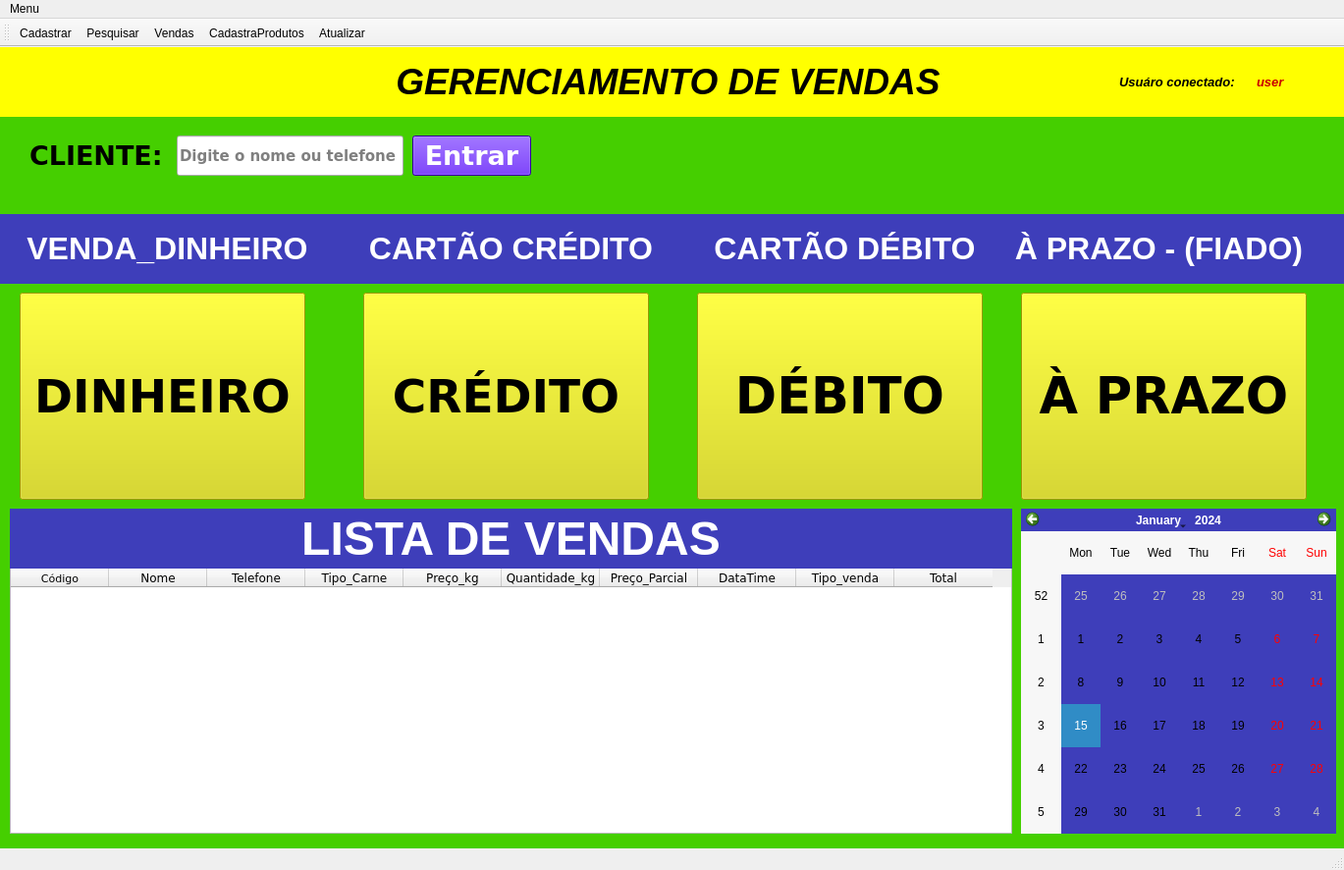
<?xml version="1.0" encoding="UTF-8"?>
<ui version="4.0">
 <class>MainWindow</class>
 <widget class="QMainWindow" name="MainWindow">
  <property name="geometry">
   <rect>
    <x>0</x>
    <y>0</y>
    <width>1369</width>
    <height>886</height>
   </rect>
  </property>
  <property name="windowTitle">
   <string>MainWindow</string>
  </property>
  <widget class="QWidget" name="centralwidget">
   <widget class="QLabel" name="label">
    <property name="geometry">
     <rect>
      <x>0</x>
      <y>40</y>
      <width>1371</width>
      <height>861</height>
     </rect>
    </property>
    <property name="font">
     <font>
      <family>Segoe UI</family>
      <pointsize>26</pointsize>
      <weight>50</weight>
      <italic>true</italic>
      <bold>false</bold>
     </font>
    </property>
    <property name="styleSheet">
     <string notr="true">background-color: rgb(69, 207, 0);</string>
    </property>
    <property name="text">
     <string/>
    </property>
   </widget>
   <widget class="QLabel" name="label_2">
    <property name="geometry">
     <rect>
      <x>0</x>
      <y>0</y>
      <width>1371</width>
      <height>71</height>
     </rect>
    </property>
    <property name="styleSheet">
     <string notr="true">background-color: rgb(255, 255, 0);
font: 75 26pt &quot;Verdana&quot;;
font: 75 8pt &quot;Verdana&quot;;</string>
    </property>
    <property name="text">
     <string>&lt;html&gt;&lt;head/&gt;&lt;body&gt;&lt;p align=&quot;center&quot;&gt;&lt;span style=&quot; font-size:28pt; font-weight:600; font-style:italic;&quot;&gt; GERENCIAMENTO DE VENDAS &lt;/span&gt;&lt;/p&gt;&lt;/body&gt;&lt;/html&gt;</string>
    </property>
   </widget>
   <widget class="QLabel" name="label_3">
    <property name="geometry">
     <rect>
      <x>-10</x>
      <y>170</y>
      <width>1381</width>
      <height>71</height>
     </rect>
    </property>
    <property name="styleSheet">
     <string notr="true">background-color: rgb(62, 62, 186);
font: 75 italic 26pt &quot;Segoe UI&quot;;
</string>
    </property>
    <property name="text">
     <string>&lt;html&gt;&lt;head/&gt;&lt;body&gt;&lt;p align=&quot;center&quot;&gt;&lt;br/&gt;&lt;/p&gt;&lt;/body&gt;&lt;/html&gt;</string>
    </property>
   </widget>
   <widget class="QLabel" name="label_4">
    <property name="geometry">
     <rect>
      <x>710</x>
      <y>170</y>
      <width>301</width>
      <height>71</height>
     </rect>
    </property>
    <property name="styleSheet">
     <string notr="true">font: 75 italic 26pt &quot;Segoe UI&quot;;
color: rgb(255, 255, 255);
</string>
    </property>
    <property name="text">
     <string>&lt;html&gt;&lt;head/&gt;&lt;body&gt;&lt;p align=&quot;center&quot;&gt;&lt;span style=&quot; font-size:24pt; font-weight:600;&quot;&gt;CARTÃO DÉBITO&lt;/span&gt;&lt;/p&gt;&lt;/body&gt;&lt;/html&gt;</string>
    </property>
   </widget>
   <widget class="QLabel" name="label_5">
    <property name="geometry">
     <rect>
      <x>1020</x>
      <y>170</y>
      <width>321</width>
      <height>71</height>
     </rect>
    </property>
    <property name="styleSheet">
     <string notr="true">font: 75 italic 26pt &quot;Segoe UI&quot;;
color: rgb(255, 255, 255);
</string>
    </property>
    <property name="text">
     <string>&lt;html&gt;&lt;head/&gt;&lt;body&gt;&lt;p align=&quot;center&quot;&gt;&lt;span style=&quot; font-size:24pt; font-weight:600;&quot;&gt;À PRAZO - (FIADO)&lt;/span&gt;&lt;/p&gt;&lt;/body&gt;&lt;/html&gt;</string>
    </property>
   </widget>
   <widget class="QPushButton" name="btncredito">
    <property name="geometry">
     <rect>
      <x>370</x>
      <y>250</y>
      <width>291</width>
      <height>211</height>
     </rect>
    </property>
    <property name="font">
     <font>
      <family>Verdana</family>
      <pointsize>35</pointsize>
      <weight>75</weight>
      <italic>false</italic>
      <bold>true</bold>
     </font>
    </property>
    <property name="styleSheet">
     <string notr="true">background-color: rgb(216, 216, 0);

</string>
    </property>
    <property name="text">
     <string>CRÉDITO</string>
    </property>
   </widget>
   <widget class="QPushButton" name="btndebito">
    <property name="geometry">
     <rect>
      <x>710</x>
      <y>250</y>
      <width>291</width>
      <height>211</height>
     </rect>
    </property>
    <property name="font">
     <font>
      <family>Verdana</family>
      <pointsize>38</pointsize>
      <weight>75</weight>
      <italic>false</italic>
      <bold>true</bold>
     </font>
    </property>
    <property name="styleSheet">
     <string notr="true">background-color: rgb(216, 216, 0);
</string>
    </property>
    <property name="text">
     <string>DÉBITO</string>
    </property>
   </widget>
   <widget class="QPushButton" name="btnfiado">
    <property name="geometry">
     <rect>
      <x>1040</x>
      <y>250</y>
      <width>291</width>
      <height>211</height>
     </rect>
    </property>
    <property name="font">
     <font>
      <family>Verdana</family>
      <pointsize>38</pointsize>
      <weight>75</weight>
      <italic>false</italic>
      <bold>true</bold>
     </font>
    </property>
    <property name="styleSheet">
     <string notr="true">background-color: rgb(216, 216, 0);


</string>
    </property>
    <property name="text">
     <string>À PRAZO</string>
    </property>
   </widget>
   <widget class="QTableWidget" name="tabelavendas">
    <property name="geometry">
     <rect>
      <x>10</x>
      <y>530</y>
      <width>1021</width>
      <height>271</height>
     </rect>
    </property>
    <property name="styleSheet">
     <string notr="true">font: 75 8pt &quot;Verdana&quot;;</string>
    </property>
    <column>
     <property name="text">
      <string>Código</string>
     </property>
     <property name="font">
      <font>
       <family>Verdana</family>
       <pointsize>8</pointsize>
       <weight>50</weight>
       <bold>false</bold>
      </font>
     </property>
    </column>
    <column>
     <property name="text">
      <string>Nome</string>
     </property>
     <property name="font">
      <font>
       <family>Verdana</family>
       <pointsize>9</pointsize>
       <weight>50</weight>
       <bold>false</bold>
      </font>
     </property>
    </column>
    <column>
     <property name="text">
      <string>Telefone</string>
     </property>
     <property name="font">
      <font>
       <family>Verdana</family>
       <pointsize>9</pointsize>
       <weight>50</weight>
       <bold>false</bold>
      </font>
     </property>
    </column>
    <column>
     <property name="text">
      <string>Tipo_Carne</string>
     </property>
     <property name="font">
      <font>
       <family>Verdana</family>
       <pointsize>9</pointsize>
       <weight>50</weight>
       <bold>false</bold>
      </font>
     </property>
    </column>
    <column>
     <property name="text">
      <string>Preço_kg</string>
     </property>
     <property name="font">
      <font>
       <family>Verdana</family>
       <pointsize>9</pointsize>
       <weight>50</weight>
       <bold>false</bold>
      </font>
     </property>
    </column>
    <column>
     <property name="text">
      <string>Quantidade_kg</string>
     </property>
     <property name="font">
      <font>
       <family>Verdana</family>
       <weight>50</weight>
       <bold>false</bold>
      </font>
     </property>
    </column>
    <column>
     <property name="text">
      <string>Preço_Parcial</string>
     </property>
     <property name="font">
      <font>
       <family>Verdana</family>
       <pointsize>9</pointsize>
       <weight>50</weight>
       <bold>false</bold>
      </font>
     </property>
    </column>
    <column>
     <property name="text">
      <string>DataTime</string>
     </property>
     <property name="font">
      <font>
       <family>Verdana</family>
       <pointsize>9</pointsize>
       <weight>50</weight>
       <bold>false</bold>
      </font>
     </property>
    </column>
    <column>
     <property name="text">
      <string>Tipo_venda</string>
     </property>
     <property name="font">
      <font>
       <family>Verdana</family>
       <pointsize>9</pointsize>
       <weight>50</weight>
       <bold>false</bold>
      </font>
     </property>
    </column>
    <column>
     <property name="text">
      <string>Total</string>
     </property>
     <property name="font">
      <font>
       <family>Verdana</family>
       <weight>50</weight>
       <bold>false</bold>
      </font>
     </property>
    </column>
   </widget>
   <widget class="QLabel" name="userconnect">
    <property name="geometry">
     <rect>
      <x>1140</x>
      <y>20</y>
      <width>151</width>
      <height>31</height>
     </rect>
    </property>
    <property name="font">
     <font>
      <pointsize>10</pointsize>
      <weight>75</weight>
      <italic>true</italic>
      <bold>true</bold>
     </font>
    </property>
    <property name="text">
     <string>Usuáro conectado: </string>
    </property>
   </widget>
   <widget class="QLabel" name="userconnect1">
    <property name="geometry">
     <rect>
      <x>1280</x>
      <y>20</y>
      <width>61</width>
      <height>31</height>
     </rect>
    </property>
    <property name="font">
     <font>
      <pointsize>10</pointsize>
      <weight>75</weight>
      <italic>true</italic>
      <bold>true</bold>
     </font>
    </property>
    <property name="styleSheet">
     <string notr="true">color: rgb(202, 0, 0);</string>
    </property>
    <property name="text">
     <string>user</string>
    </property>
   </widget>
   <widget class="QLabel" name="label_6">
    <property name="geometry">
     <rect>
      <x>10</x>
      <y>470</y>
      <width>1021</width>
      <height>61</height>
     </rect>
    </property>
    <property name="styleSheet">
     <string notr="true">background-color: rgb(62, 62, 186);
color: rgb(255, 255, 255);</string>
    </property>
    <property name="text">
     <string>&lt;html&gt;&lt;head/&gt;&lt;body&gt;&lt;p align=&quot;center&quot;&gt;&lt;span style=&quot; font-size:36pt; font-weight:600;&quot;&gt;LISTA DE VENDAS&lt;/span&gt;&lt;/p&gt;&lt;/body&gt;&lt;/html&gt;</string>
    </property>
   </widget>
   <widget class="QCalendarWidget" name="calendarWidget">
    <property name="geometry">
     <rect>
      <x>1040</x>
      <y>470</y>
      <width>321</width>
      <height>331</height>
     </rect>
    </property>
    <property name="styleSheet">
     <string notr="true">background-color: rgb(62, 62, 186);</string>
    </property>
   </widget>
   <widget class="QLabel" name="label_7">
    <property name="geometry">
     <rect>
      <x>370</x>
      <y>170</y>
      <width>301</width>
      <height>71</height>
     </rect>
    </property>
    <property name="styleSheet">
     <string notr="true">font: 75 italic 26pt &quot;Segoe UI&quot;;
color: rgb(255, 255, 255);
</string>
    </property>
    <property name="text">
     <string>&lt;html&gt;&lt;head/&gt;&lt;body&gt;&lt;p align=&quot;center&quot;&gt;&lt;span style=&quot; font-size:24pt; font-weight:600;&quot;&gt;CARTÃO CRÉDITO&lt;/span&gt;&lt;/p&gt;&lt;/body&gt;&lt;/html&gt;</string>
    </property>
   </widget>
   <widget class="QPushButton" name="btndinheiro">
    <property name="geometry">
     <rect>
      <x>20</x>
      <y>250</y>
      <width>291</width>
      <height>211</height>
     </rect>
    </property>
    <property name="font">
     <font>
      <family>Verdana</family>
      <pointsize>35</pointsize>
      <weight>75</weight>
      <italic>false</italic>
      <bold>true</bold>
     </font>
    </property>
    <property name="styleSheet">
     <string notr="true">background-color: rgb(216, 216, 0);
</string>
    </property>
    <property name="text">
     <string>DINHEIRO</string>
    </property>
   </widget>
   <widget class="QLabel" name="label_8">
    <property name="geometry">
     <rect>
      <x>20</x>
      <y>170</y>
      <width>301</width>
      <height>71</height>
     </rect>
    </property>
    <property name="styleSheet">
     <string notr="true">font: 75 italic 26pt &quot;Segoe UI&quot;;
color: rgb(255, 255, 255);
</string>
    </property>
    <property name="text">
     <string>&lt;html&gt;&lt;head/&gt;&lt;body&gt;&lt;p align=&quot;center&quot;&gt;&lt;span style=&quot; font-size:24pt; font-weight:600;&quot;&gt;VENDA_DINHEIRO&lt;/span&gt;&lt;/p&gt;&lt;/body&gt;&lt;/html&gt;</string>
    </property>
   </widget>
   <widget class="QPushButton" name="pesquisar_cliente">
    <property name="geometry">
     <rect>
      <x>420</x>
      <y>90</y>
      <width>121</width>
      <height>41</height>
     </rect>
    </property>
    <property name="font">
     <font>
      <family>Verdana</family>
      <pointsize>20</pointsize>
      <weight>75</weight>
      <bold>true</bold>
     </font>
    </property>
    <property name="styleSheet">
     <string notr="true">background-color: rgb(73, 0, 221);
color: rgb(255, 255, 255);</string>
    </property>
    <property name="text">
     <string>Entrar</string>
    </property>
   </widget>
   <widget class="QLineEdit" name="pesquisarClienteLine">
    <property name="geometry">
     <rect>
      <x>180</x>
      <y>90</y>
      <width>231</width>
      <height>41</height>
     </rect>
    </property>
    <property name="font">
     <font>
      <family>Verdana</family>
      <pointsize>11</pointsize>
      <weight>75</weight>
      <bold>true</bold>
     </font>
    </property>
    <property name="placeholderText">
     <string>Digite o nome ou telefone</string>
    </property>
   </widget>
   <widget class="QLabel" name="cliente_pesq">
    <property name="geometry">
     <rect>
      <x>30</x>
      <y>90</y>
      <width>151</width>
      <height>41</height>
     </rect>
    </property>
    <property name="font">
     <font>
      <family>Verdana</family>
      <pointsize>20</pointsize>
      <weight>75</weight>
      <bold>true</bold>
     </font>
    </property>
    <property name="styleSheet">
     <string notr="true"/>
    </property>
    <property name="text">
     <string>CLIENTE:</string>
    </property>
   </widget>
  </widget>
  <widget class="QMenuBar" name="menubar">
   <property name="geometry">
    <rect>
     <x>0</x>
     <y>0</y>
     <width>1369</width>
     <height>21</height>
    </rect>
   </property>
   <widget class="QMenu" name="menuMenu">
    <property name="title">
     <string>Menu</string>
    </property>
    <addaction name="separator"/>
    <addaction name="actionProcurar"/>
    <addaction name="actionPesquisar_2"/>
    <addaction name="actionVendas"/>
    <addaction name="actionAtualizar"/>
    <addaction name="actionCadastrarProd"/>
   </widget>
   <addaction name="menuMenu"/>
  </widget>
  <widget class="QStatusBar" name="statusbar"/>
  <widget class="QToolBar" name="toolBar">
   <property name="windowTitle">
    <string>toolBar</string>
   </property>
   <attribute name="toolBarArea">
    <enum>TopToolBarArea</enum>
   </attribute>
   <attribute name="toolBarBreak">
    <bool>false</bool>
   </attribute>
   <addaction name="actionProcurar"/>
   <addaction name="actionPesquisar_2"/>
   <addaction name="actionVendas"/>
   <addaction name="actionCadastrarProd"/>
   <addaction name="actionAtualizar"/>
  </widget>
  <action name="actionProcurar">
   <property name="icon">
    <iconset resource="../../../../../Program Files/Python312/Lib/site-packages/PyQt5/principal.qrc">
     <normaloff>:/principal/icons/cadastrar-semfundo.png</normaloff>:/principal/icons/cadastrar-semfundo.png</iconset>
   </property>
   <property name="text">
    <string>Cadastrar</string>
   </property>
   <property name="toolTip">
    <string>CADASTRAR CLIENTES</string>
   </property>
  </action>
  <action name="actionPesquisar_2">
   <property name="icon">
    <iconset resource="../../../../../Program Files/Python312/Lib/site-packages/PyQt5/principal.qrc">
     <normaloff>:/principal/icons/pesquisar-semfundo.png</normaloff>:/principal/icons/pesquisar-semfundo.png</iconset>
   </property>
   <property name="text">
    <string>Pesquisar</string>
   </property>
   <property name="toolTip">
    <string>PESQUISAR CLIENTES</string>
   </property>
  </action>
  <action name="actionVendas">
   <property name="icon">
    <iconset resource="../../../../../Program Files/Python312/Lib/site-packages/PyQt5/principal.qrc">
     <normaloff>:/principal/icons/vendas.png</normaloff>:/principal/icons/vendas.png</iconset>
   </property>
   <property name="text">
    <string>Vendas</string>
   </property>
   <property name="toolTip">
    <string>Vendas de carne</string>
   </property>
  </action>
  <action name="actionCadastrarProd">
   <property name="icon">
    <iconset resource="../../../../../Program Files/Python312/Lib/site-packages/PyQt5/principal.qrc">
     <normaloff>:/principal/icons/delete.png</normaloff>:/principal/icons/delete.png</iconset>
   </property>
   <property name="text">
    <string>CadastraProdutos</string>
   </property>
   <property name="toolTip">
    <string>Atualizar e Cadastrar Produtos</string>
   </property>
  </action>
  <action name="actionAtualizar">
   <property name="icon">
    <iconset resource="../../../../../Program Files/Python312/Lib/site-packages/PyQt5/principal.qrc">
     <normaloff>:/principal/icons/atualizar-semfundo.png</normaloff>:/principal/icons/atualizar-semfundo.png</iconset>
   </property>
   <property name="text">
    <string>Atualizar</string>
   </property>
   <property name="toolTip">
    <string>Atualizar page</string>
   </property>
   <property name="shortcut">
    <string>F5</string>
   </property>
  </action>
 </widget>
 <resources>
  <include location="../../../../../Program Files/Python312/Lib/site-packages/PyQt5/principal.qrc"/>
 </resources>
 <connections/>
</ui>
